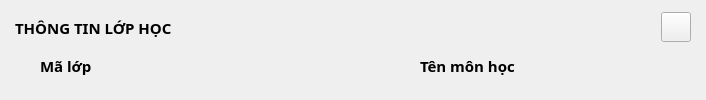
         <widget class="QWidget" name="rooms_popup">
          <layout class="QVBoxLayout" name="verticalLayout_13">
           <property name="spacing">
            <number>5</number>
           </property>
           <property name="leftMargin">
            <number>10</number>
           </property>
           <property name="topMargin">
            <number>10</number>
           </property>
           <property name="rightMargin">
            <number>10</number>
           </property>
           <property name="bottomMargin">
            <number>10</number>
           </property>
           <item>
            <widget class="QWidget" name="head_rooms" native="true">
             <property name="maximumSize">
              <size>
               <width>16777215</width>
               <height>35</height>
              </size>
             </property>
             <property name="styleSheet">
              <string notr="true"/>
             </property>
             <layout class="QHBoxLayout" name="horizontalLayout_6">
              <property name="spacing">
               <number>5</number>
              </property>
              <property name="leftMargin">
               <number>5</number>
              </property>
              <property name="topMargin">
               <number>0</number>
              </property>
              <property name="rightMargin">
               <number>5</number>
              </property>
              <property name="bottomMargin">
               <number>0</number>
              </property>
              <item>
               <widget class="QLabel" name="rooms_label">
                <property name="font">
                 <font>
                  <family>Cascadia Code</family>
                  <pointsize>11</pointsize>
                  <weight>75</weight>
                  <bold>true</bold>
                 </font>
                </property>
                <property name="text">
                 <string>THÔNG TIN LỚP HỌC</string>
                </property>
               </widget>
              </item>
              <item>
               <spacer name="horizontalSpacer_5">
                <property name="orientation">
                 <enum>Qt::Horizontal</enum>
                </property>
                <property name="sizeHint" stdset="0">
                 <size>
                  <width>484</width>
                  <height>20</height>
                 </size>
                </property>
               </spacer>
              </item>
              <item>
               <widget class="QPushButton" name="rooms_exit_btn">
                <property name="maximumSize">
                 <size>
                  <width>30</width>
                  <height>30</height>
                 </size>
                </property>
                <property name="text">
                 <string/>
                </property>
                <property name="icon">
                 <iconset resource="../resources/resources.qrc">
                  <normaloff>:/icon-EC8482/EC8482/x-octagon.svg</normaloff>:/icon-EC8482/EC8482/x-octagon.svg</iconset>
                </property>
                <property name="iconSize">
                 <size>
                  <width>30</width>
                  <height>30</height>
                 </size>
                </property>
               </widget>
              </item>
             </layout>
            </widget>
           </item>
           <item>
            <widget class="QWidget" name="body_rooms" native="true">
             <property name="styleSheet">
              <string notr="true"/>
             </property>
             <widget class="QLineEdit" name="room_id_text">
              <property name="enabled">
               <bool>true</bool>
              </property>
              <property name="geometry">
               <rect>
                <x>20</x>
                <y>40</y>
                <width>351</width>
                <height>31</height>
               </rect>
              </property>
              <property name="font">
               <font>
                <family>Cascadia Code</family>
                <pointsize>11</pointsize>
                <weight>50</weight>
                <bold>false</bold>
               </font>
              </property>
              <property name="styleSheet">
               <string notr="true">background-color: rgb(255, 255, 255);</string>
              </property>
             </widget>
             <widget class="QLineEdit" name="room_teacher_text">
              <property name="geometry">
               <rect>
                <x>20</x>
                <y>140</y>
                <width>351</width>
                <height>31</height>
               </rect>
              </property>
              <property name="font">
               <font>
                <family>Cascadia Code</family>
                <pointsize>11</pointsize>
                <weight>50</weight>
                <bold>false</bold>
               </font>
              </property>
              <property name="styleSheet">
               <string notr="true">background-color: rgb(255, 255, 255);</string>
              </property>
             </widget>
             <widget class="QLineEdit" name="room_sche_text">
              <property name="geometry">
               <rect>
                <x>20</x>
                <y>240</y>
                <width>351</width>
                <height>131</height>
               </rect>
              </property>
              <property name="font">
               <font>
                <family>Cascadia Code</family>
                <pointsize>11</pointsize>
                <weight>50</weight>
                <bold>false</bold>
               </font>
              </property>
              <property name="styleSheet">
               <string notr="true">background-color: rgb(255, 255, 255);</string>
              </property>
             </widget>
             <widget class="QLabel" name="room_id_label">
              <property name="geometry">
               <rect>
                <x>30</x>
                <y>0</y>
                <width>201</width>
                <height>31</height>
               </rect>
              </property>
              <property name="font">
               <font>
                <family>Cascadia Code</family>
                <pointsize>11</pointsize>
                <weight>75</weight>
                <bold>true</bold>
               </font>
              </property>
              <property name="text">
               <string>Mã lớp</string>
              </property>
             </widget>
             <widget class="QLabel" name="room_teacher_label">
              <property name="geometry">
               <rect>
                <x>30</x>
                <y>100</y>
                <width>201</width>
                <height>31</height>
               </rect>
              </property>
              <property name="font">
               <font>
                <family>Cascadia Code</family>
                <pointsize>11</pointsize>
                <weight>75</weight>
                <bold>true</bold>
               </font>
              </property>
              <property name="text">
               <string>Mã giáo viên</string>
              </property>
             </widget>
             <widget class="QLabel" name="room_sche_label">
              <property name="geometry">
               <rect>
                <x>30</x>
                <y>200</y>
                <width>201</width>
                <height>31</height>
               </rect>
              </property>
              <property name="font">
               <font>
                <family>Cascadia Code</family>
                <pointsize>11</pointsize>
                <weight>75</weight>
                <bold>true</bold>
               </font>
              </property>
              <property name="text">
               <string>Lịch học</string>
              </property>
             </widget>
             <widget class="QPushButton" name="room_save_btn">
              <property name="geometry">
               <rect>
                <x>520</x>
                <y>390</y>
                <width>93</width>
                <height>28</height>
               </rect>
              </property>
              <property name="font">
               <font>
                <family>Cascadia Code</family>
                <pointsize>11</pointsize>
               </font>
              </property>
              <property name="styleSheet">
               <string notr="true">background-color: rgb(255, 255, 255);</string>
              </property>
              <property name="text">
               <string>Lưu</string>
              </property>
             </widget>
             <widget class="QPushButton" name="room_refesh_btn">
              <property name="geometry">
               <rect>
                <x>650</x>
                <y>390</y>
                <width>93</width>
                <height>28</height>
               </rect>
              </property>
              <property name="font">
               <font>
                <family>Cascadia Code</family>
                <pointsize>11</pointsize>
               </font>
              </property>
              <property name="styleSheet">
               <string notr="true">background-color: rgb(255, 255, 255);</string>
              </property>
              <property name="text">
               <string>Làm mới</string>
              </property>
             </widget>
             <widget class="QLabel" name="room_class_label">
              <property name="geometry">
               <rect>
                <x>410</x>
                <y>100</y>
                <width>201</width>
                <height>31</height>
               </rect>
              </property>
              <property name="font">
               <font>
                <family>Cascadia Code</family>
                <pointsize>11</pointsize>
                <weight>75</weight>
                <bold>true</bold>
               </font>
              </property>
              <property name="text">
               <string>Phòng học</string>
              </property>
             </widget>
             <widget class="QLineEdit" name="room_class_text">
              <property name="geometry">
               <rect>
                <x>400</x>
                <y>140</y>
                <width>351</width>
                <height>31</height>
               </rect>
              </property>
              <property name="font">
               <font>
                <family>Cascadia Code</family>
                <pointsize>11</pointsize>
                <weight>50</weight>
                <bold>false</bold>
               </font>
              </property>
              <property name="styleSheet">
               <string notr="true">background-color: rgb(255, 255, 255);</string>
              </property>
             </widget>
             <widget class="QLabel" name="room_student_num_label">
              <property name="geometry">
               <rect>
                <x>410</x>
                <y>200</y>
                <width>201</width>
                <height>31</height>
               </rect>
              </property>
              <property name="font">
               <font>
                <family>Cascadia Code</family>
                <pointsize>11</pointsize>
                <weight>75</weight>
                <bold>true</bold>
               </font>
              </property>
              <property name="text">
               <string>Số lượng sinh viên</string>
              </property>
             </widget>
             <widget class="QLineEdit" name="room_student_num_text">
              <property name="geometry">
               <rect>
                <x>400</x>
                <y>240</y>
                <width>351</width>
                <height>31</height>
               </rect>
              </property>
              <property name="font">
               <font>
                <family>Cascadia Code</family>
                <pointsize>11</pointsize>
                <weight>50</weight>
                <bold>false</bold>
               </font>
              </property>
              <property name="styleSheet">
               <string notr="true">background-color: rgb(255, 255, 255);</string>
              </property>
              <property name="text">
               <string/>
              </property>
             </widget>
             <widget class="QLineEdit" name="room_days_text">
              <property name="geometry">
               <rect>
                <x>400</x>
                <y>340</y>
                <width>351</width>
                <height>31</height>
               </rect>
              </property>
              <property name="font">
               <font>
                <family>Cascadia Code</family>
                <pointsize>11</pointsize>
                <weight>50</weight>
                <bold>false</bold>
               </font>
              </property>
              <property name="styleSheet">
               <string notr="true">background-color: rgb(255, 255, 255);</string>
              </property>
             </widget>
             <widget class="QLabel" name="room_days_label">
              <property name="geometry">
               <rect>
                <x>410</x>
                <y>300</y>
                <width>201</width>
                <height>31</height>
               </rect>
              </property>
              <property name="font">
               <font>
                <family>Cascadia Code</family>
                <pointsize>11</pointsize>
                <weight>75</weight>
                <bold>true</bold>
               </font>
              </property>
              <property name="text">
               <string>Số buổi</string>
              </property>
             </widget>
             <widget class="QLineEdit" name="room_name_text">
              <property name="geometry">
               <rect>
                <x>400</x>
                <y>40</y>
                <width>351</width>
                <height>31</height>
               </rect>
              </property>
              <property name="font">
               <font>
                <family>Cascadia Code</family>
                <pointsize>11</pointsize>
                <weight>50</weight>
                <bold>false</bold>
               </font>
              </property>
              <property name="styleSheet">
               <string notr="true">background-color: rgb(255, 255, 255);</string>
              </property>
             </widget>
             <widget class="QLabel" name="room_name_label">
              <property name="geometry">
               <rect>
                <x>410</x>
                <y>0</y>
                <width>201</width>
                <height>31</height>
               </rect>
              </property>
              <property name="font">
               <font>
                <family>Cascadia Code</family>
                <pointsize>11</pointsize>
                <weight>75</weight>
                <bold>true</bold>
               </font>
              </property>
              <property name="text">
               <string>Tên môn học</string>
              </property>
             </widget>
            </widget>
           </item>
          </layout>
         </widget>
